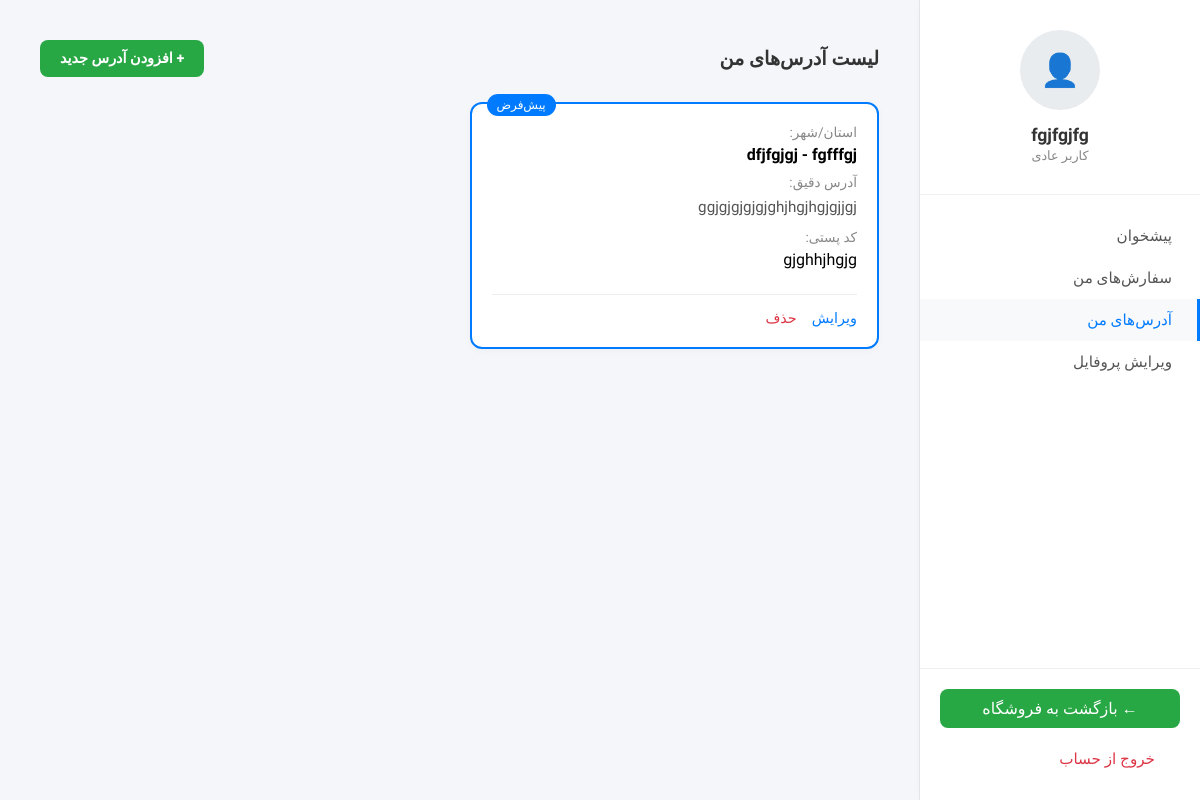
The app's page /accounts/addresses/ (signed in) with its own data.
### users/models.py (models this page shows, shortened)
class Address(models.Model):
    user = models.ForeignKey(User, on_delete=models.CASCADE, related_name='addresses', verbose_name="کاربر")
    province = models.CharField(max_length=100, verbose_name="استان")
    city = models.CharField(max_length=100, verbose_name="شهر")
    postal_code = models.CharField(max_length=10, verbose_name="کد پستی")
    address_detail = models.TextField(verbose_name="آدرس دقیق")
    is_default = models.BooleanField(default=False, verbose_name="آدرس پیش‌فرض")
    class Meta:
        verbose_name = "آدرس"
        verbose_name_plural = "آدرس‌ها"

### users/views.py (the view)
# urls.py: path('addresses/', views.address_list_view, name='address_list'),
@login_required
def address_list_view(request):
    addresses = Address.objects.filter(user=request.user)
    return render(request, 'users/address_list.html', {'addresses': addresses})

### cart/context_processors.py (called while the page is built)
def cart(request):
    return {'cart': Cart(request)}

### users/templates/users/address_list.html (shortened to what this page needs)
{% extends 'users/dashboard_base.html' %}
{% block content %}
    <div class="address-header">
        <h3>لیست آدرس‌های من</h3>
        <a href="{% url 'address_create' %}" class="btn-add-new">+ افزودن آدرس جدید</a>
    </div>
    <div class="address-grid">
        {% for address in addresses %}
            <div class="address-card {% if address.is_default %}default{% endif %}">
                {% if address.is_default %}<span class="default-badge">پیش‌فرض</span>{% endif %}
                <div class="card-row">
                    <span class="label">استان/شهر:</span>
                    <strong>{{ address.province }} - {{ address.city }}</strong>
                </div>
                <div class="card-row address-text">
                    <span class="label">آدرس دقیق:</span>
                    <p>{{ address.address_detail }}</p>
                </div>
                <div class="card-row">
                    <span class="label">کد پستی:</span>
                    <span>{{ address.postal_code }}</span>
                </div>
                <div class="actions">
                    <a href="{% url 'address_update' pk=address.pk %}" class="btn-edit">ویرایش</a>
                    <a href="{% url 'address_delete' pk=address.pk %}" class="btn-delete">حذف</a>
                </div>
            </div>
        {% empty %}
            <div class="empty-state">
                <p>شما هنوز هیچ آدرسی ثبت نکرده‌اید.</p>
                <a href="{% url 'address_create' %}" class="btn-add-large">ثبت اولین آدرس</a>
            </div>
        {% endfor %}
    </div>
{% endblock %}

### users/templates/users/dashboard_base.html (shortened to what this page needs)
<!DOCTYPE html>
<html lang="fa" dir="rtl">
<head>
</head>
<body>
    <div class="sidebar">
        <div class="sidebar-header">
            <div class="user-avatar">👤</div>
            <div>
                <h2>{{ user.first_name|default:user.username }}</h2>
                <span style="font-size: 0.8rem; color: #888;">
                    {% if user.profile.is_seller %}فروشنده{% else %}کاربر عادی{% endif %}
                </span>
            </div>
        </div>
        <ul class="sidebar-menu">
            <li><a href="{% url 'dashboard' %}" {% if request.resolver_match.url_name == 'dashboard' %}class="active"{% endif %}>پیشخوان</a></li>
            {% if user.profile.is_seller %}
                <li><a href="{% url 'products:seller_product_list' %}" {% if 'products:' in request.resolver_match.view_name %}class="active"{% endif %}>مدیریت محصولات</a></li>
                <li><a href="{% url 'orders:seller_order_list' %}" {% if 'seller_order' in request.resolver_match.url_name %}class="active"{% endif %}>مدیریت سفارش‌ها</a></li>
            {% else %}
                <li><a href="{% url 'orders:order_list' %}" {% if request.resolver_match.url_name == 'order_list' %}class="active"{% endif %}>سفارش‌های من</a></li>
            {% endif %}
            <li><a href="{% url 'address_list' %}" {% if 'address_' in request.resolver_match.url_name %}class="active"{% endif %}>آدرس‌های من</a></li>
            <li><a href="{% url 'profile_edit' %}" {% if request.resolver_match.url_name == 'profile_edit' %}class="active"{% endif %}>ویرایش پروفایل</a></li>
        </ul>
        <div class="sidebar-footer">
            <a href="{% url 'homepage' %}" class="btn-back-home">← بازگشت به فروشگاه</a>
            <form class="logout-form" method="POST" action="{% url 'logout' %}">
                <button type="submit" class="logout-btn">خروج از حساب</button>
            </form>
        </div>
    </div>
    <div class="main-content">
        <div class="content-container">
            {% block content %}{% endblock %}
        </div>
    </div>
</body>
</html>

### users/templates/users/dashboard_base.html (style rules this page uses)
body { font-family: 'Vazirmatn', sans-serif; margin: 0; background-color: #f4f6f9; display: flex; min-height: 100vh; }
.sidebar { width: 280px; background-color: #ffffff; color: #333; border-left: 1px solid #e1e4e8; flex-shrink: 0; display: flex; flex-direction: column; box-shadow: 2px 0 10px rgba(0,0,0,0.03); transition: all 0.3s ease; }
.sidebar-header { padding: 30px 20px; text-align: center; border-bottom: 1px solid #f0f0f0; }
.user-avatar { width: 80px; height: 80px; background-color: #e9ecef; border-radius: 50%; margin: 0 auto 15px; display: flex; align-items: center; justify-content: center; font-size: 2rem; color: #adb5bd; }
.sidebar h2 { margin: 0; font-size: 1.1rem; color: #333; }
.sidebar-menu { list-style: none; padding: 20px 0; margin: 0; flex-grow: 1; }
.sidebar-menu li a, .logout-btn { display: flex; align-items: center; padding: 12px 25px; color: #555; text-decoration: none; transition: all 0.2s; font-weight: 500; font-size: 0.95rem; border-right: 3px solid transparent; }
.sidebar-menu li a:hover, .sidebar-menu li a.active { background-color: #f8f9fa; color: #007bff; border-right-color: #007bff; }
.sidebar-footer { padding: 20px; border-top: 1px solid #f0f0f0; }
.btn-back-home { display: block; width: 100%; text-align: center; padding: 10px; background-color: #28a745; color: white !important; border-radius: 8px; margin-bottom: 10px; box-sizing: border-box; text-decoration: none; }
.logout-form { margin: 0; }
.logout-btn { width: 100%; background: none; border: none; cursor: pointer; color: #dc3545; font-family: inherit; font-size: 0.95rem; text-align: right; }
.main-content { flex-grow: 1; padding: 40px; overflow-y: auto; }
.content-container { max-width: 1000px; margin: 0 auto; }

### users/templates/users/address_list.html (style rules this page uses)
.address-header { display: flex; justify-content: space-between; align-items: center; margin-bottom: 25px; flex-wrap: wrap; gap: 15px; }
.address-header h3 { margin: 0; font-size: 1.2rem; color: #333; }
.btn-add-new { background-color: #28a745; color: white; padding: 10px 20px; border-radius: 8px; text-decoration: none; font-weight: bold; display: inline-flex; align-items: center; transition: 0.2s; font-size: 0.9rem; }
.address-grid { display: grid; grid-template-columns: repeat(auto-fill, minmax(300px, 1fr)); gap: 20px; }
.address-card { background: white; padding: 20px; border-radius: 12px; border: 1px solid #e1e4e8; position: relative; box-shadow: 0 2px 8px rgba(0,0,0,0.03); display: flex; flex-direction: column; gap: 10px; }
.address-card.default { border: 2px solid #007bff; }
.default-badge { position: absolute; top: -10px; left: 15px; background: #007bff; color: white; padding: 4px 10px; font-size: 0.75rem; border-radius: 20px; }
.card-row { display: flex; flex-direction: column; gap: 5px; }
.card-row.address-text p { margin: 0; color: #555; line-height: 1.6; font-size: 0.95rem; }
.label { font-size: 0.85rem; color: #888; }
.actions { margin-top: 15px; padding-top: 15px; border-top: 1px solid #eee; display: flex; gap: 15px; }
.actions a { text-decoration: none; font-size: 0.9rem; }
.btn-edit { color: #007bff; }
.btn-delete { color: #dc3545; }

### records on screen
Address: is_default "پیش‌فرض", province "dfjfgjgj", city "fgfffgj", address_detail "ggjgjgjgjgjghjhgjhgjgjjgj", postal_code "gjghhjhgjg"

### other values on screen
{{ user.first_name|default:user.username }} "fgjfgjfg"
